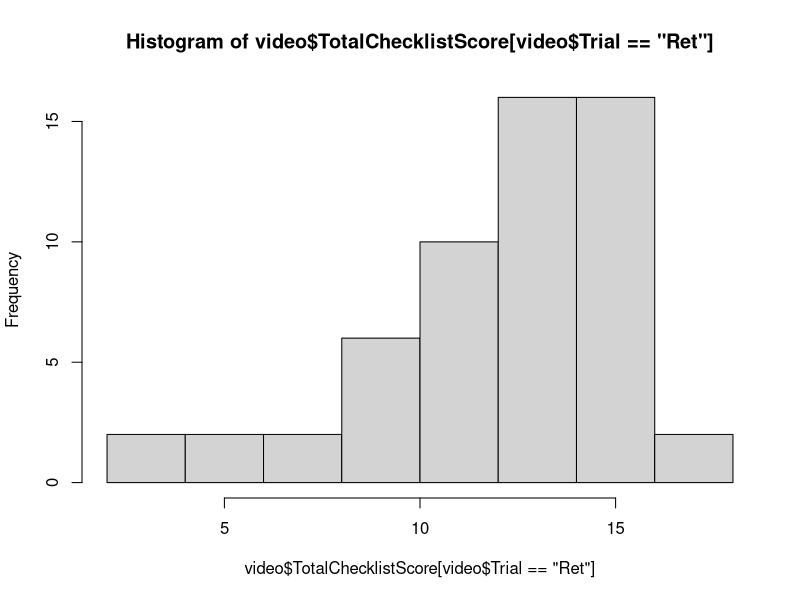
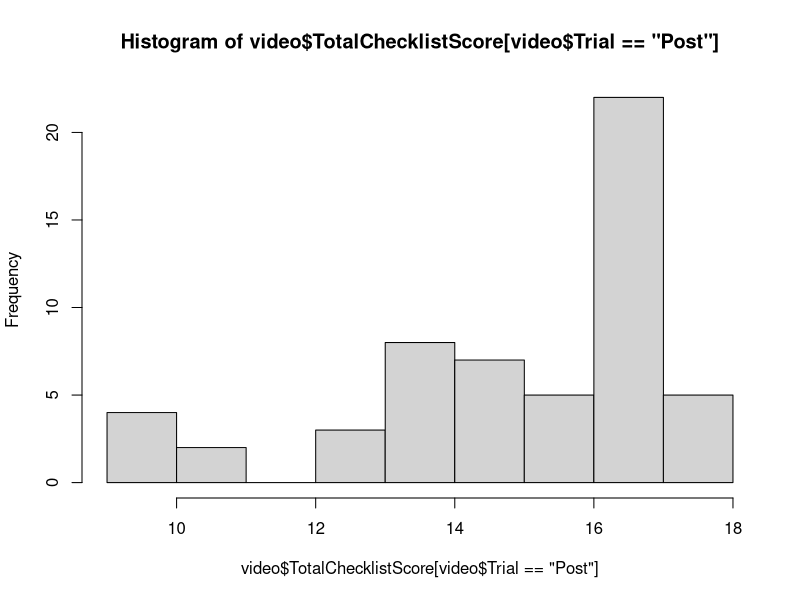
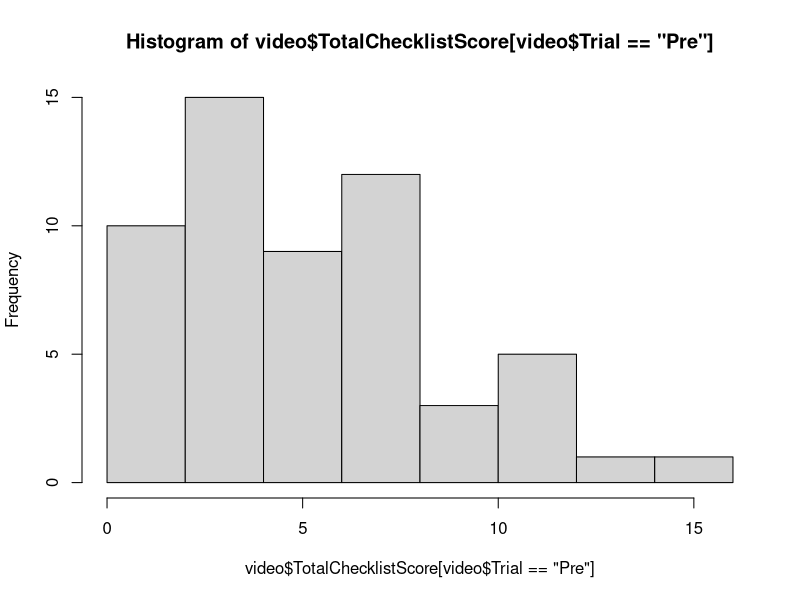
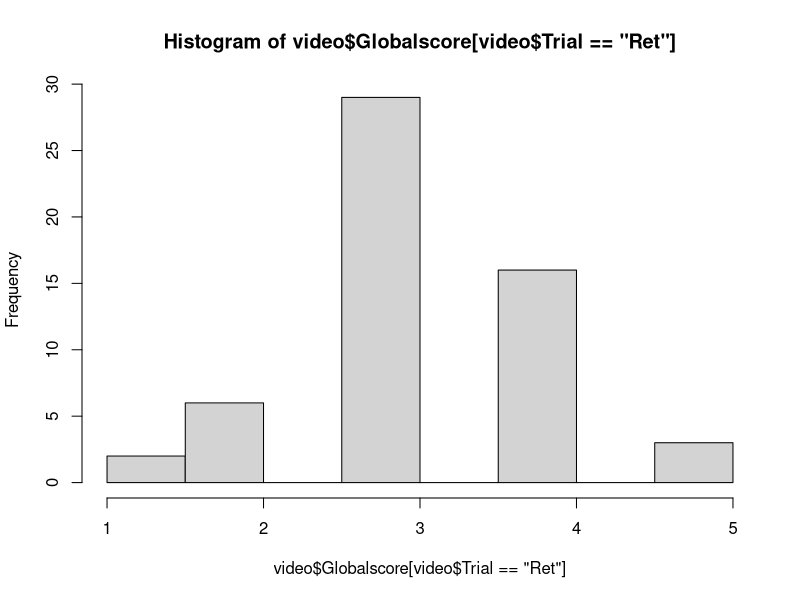
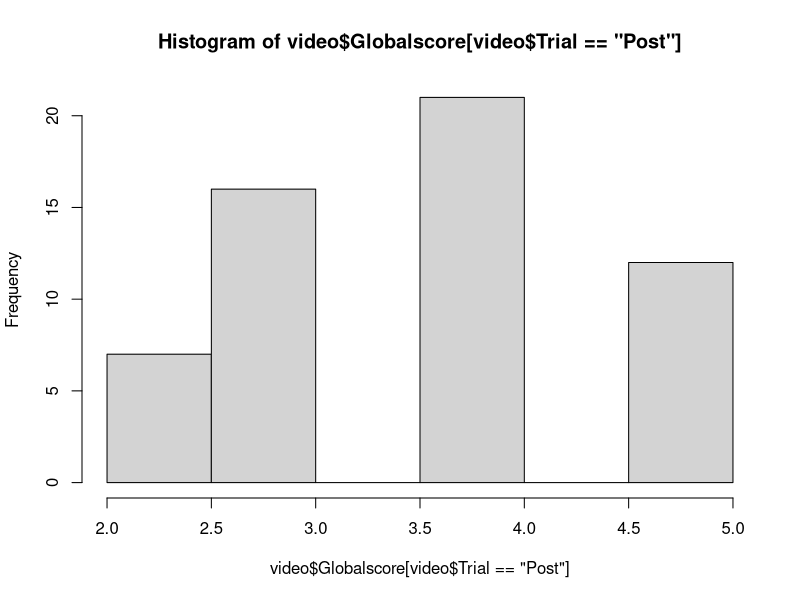
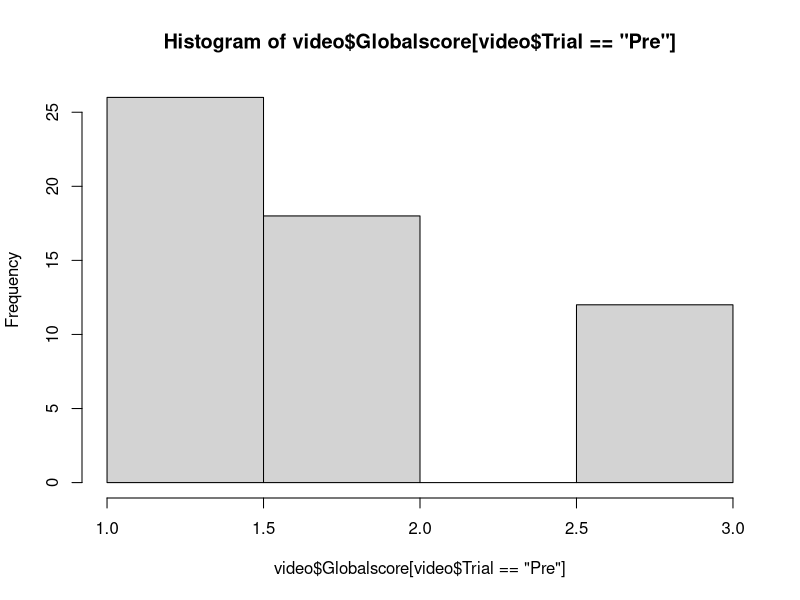

The R script that drew these images, in order: (Note: this script raises an error after producing the figures.)
setwd("C:\\Users\\KOU\\Documents\\GitHub\\Anesthesia-Resident-FAER-study")
demog <- read.table("DEMOG.txt", header=T, sep="\t")
video <- read.table("VIDEO.txt", header=T, sep="\t")
survey <- read.table("SURVEY.txt", header=T, sep="\t")

#data type transforms
	demog <- replace(apply(demog, 2, as.character), demog=="Y",1)
	demog <- replace(apply(demog, 2, as.character), demog=="N",0)
	demog <- replace(apply(demog, 2, as.character), demog=="M",1)
	demog <- replace(apply(demog, 2, as.character), demog=="F",0)
	demog <- data.frame(demog)
	survey <- replace(apply(survey , 2, as.character), survey =="SD",1)
	survey <- replace(apply(survey , 2, as.character), survey =="D",2)
	survey <- replace(apply(survey , 2, as.character), survey =="A",3)
	survey <- replace(apply(survey , 2, as.character), survey =="SA",4)
	survey <- data.frame(survey )

#Pseudo descriptive statistics; searching for differences in subpops
	aggregate(apply(demog, 2, as.numeric), by=list(demog$Group), mean)
	x <- aggregate(apply(demog[demog$Trial=="Pre",], 2, as.numeric), by=list(demog[demog$Trial=="Pre",]$Group), mean)
	x.1 <- data.frame(t(x))
	colnames(x.1) <- c("Control","Intervension")
	x.1 <- apply(x.1, 2, as.character)
	x.1 <- apply(x.1, 2, as.numeric)
	x.1 <- apply(x.1, 2, round, digits=2)
	rownames(x.1) <- colnames(x)
	aggregate(apply(video, 2, as.numeric), by=list(video$Group), mean)
	aggregate(apply(video, 2, as.numeric), by=list(video$Trial), mean)
	aggregate( TotalChecklistScore~Trial+Group, video, mean )
	aggregate( TotalChecklistScore~Reviewer+Trial, video, mean )

	aggregate(apply(survey , 2, as.numeric), by=list(survey$Group), mean)
	aggregate(apply(survey , 2, as.numeric), by=list(survey$Trial), mean)

#Histograms of score dist
	hist(video$TotalChecklistScore[video$Trial=="Ret"])
	hist(video$TotalChecklistScore[video$Trial=="Post"])
	hist(video$TotalChecklistScore[video$Trial=="Pre"])
	hist(video$Globalscore[video$Trial=="Ret"])
	hist(video$Globalscore[video$Trial=="Post"])
	hist(video$Globalscore[video$Trial=="Pre"])

#Scattermatrix bundles
	library(car)
	Ret <- video$TotalChecklistScore[video$Trial=="Ret" & video$Reviewer==1]
	Post <- video$TotalChecklistScore[video$Trial=="Post" & video$Reviewer==1]
	Pre <- video$TotalChecklistScore[video$Trial=="Pre" & video$Reviewer==1]
	a1 <- Post-Pre
	a2 <- Ret-Post
	a3 <- Ret-Pre
	c1 <- as.numeric(as.character(demog$PreviousPNBn[demog$Trial=="Pre"]))
	cc <- as.numeric(as.character(demog$PreviousUSLinesn[demog$Trial=="Pre"]))
	ccc <- as.numeric(as.character(demog$PreviousObsPNBn[demog$Trial=="Pre"]))
	d <- as.numeric(as.character(demog$TimeSpentinSimPrac.s.[demog$Trial=="Pre"]))
	e1 <- as.numeric(as.character(survey$PNBConfid[survey$Trial=="Pre"]))
	e2 <- as.numeric(as.character(survey$PNBConfid[survey$Trial=="Post"]))		
	e3 <- as.numeric(as.character(survey$PNBConfid[survey$Trial=="Ret"]))
	f <- as.numeric(as.character(demog$Age[demog$Trial=="Pre"]))
	x <- as.numeric(as.character(demog$Gender[demog$Trial=="Pre"]))
	y <- demog$Group[demog$Trial=="Pre"]
	scatterplotMatrix(~Pre+Post+Ret+e1+e2+e3+d|y, var.labels=c("Pre", "Post", "Ret", "Confid-Pre", "Confid-Post", "Confid-Ret", "Time Spent"))
	scatterplotMatrix(~a1+a2+a3+e1+e2+e3+d|y, var.labels=c("df(Post,Pre)", "df(Ret,Post)", "df(Ret,Pre)", "Confid-Pre", "Confid-Post", "Confid-Ret", "Time Spent"))
	scatterplotMatrix(~Pre+Post+Ret+c1+cc+ccc+d|y, var.labels=c("Pre", "Post", "Ret", "nPNBexp", "nUSLines", "nPNBObs", "Time Spent"))
	scatterplotMatrix(~a1+a2+a3+c1+cc+ccc+d|y, var.labels=c("df(Post,Pre)", "df(Ret,Post)", "df(Ret,Pre)", "nPNBexp", "nUSLines", "nPNBObs", "Time Spent"))

	#Model Selection (bidirectional) fit <- lm(Post~ c1+ cc + ccc + d + x + y )
		library(MASS)
		fit <- lm(Post~ c1+ cc + ccc  )
		step <- stepAIC(fit, direction="both")
		step$anova # display results
		summary(lm(Post~  d+x  ))


#T-tests between Intv and Cntl groups
	t.test(video$TotalChecklistScore[video$Trial=="Ret" & video$Group=="c"],
	video$TotalChecklistScore[video$Trial=="Ret" & video$Group=="i"],paired=TRUE)
	t.test(video$TotalChecklistScore[video$Trial=="Post" & video$Group=="c"],
	video$TotalChecklistScore[video$Trial=="Post" & video$Group=="i"],paired=TRUE)
	t.test(video$TotalChecklistScore[video$Trial=="Pre" & video$Group=="c"],
	video$TotalChecklistScore[video$Trial=="Pre" & video$Group=="i"],paired=TRUE)

#Barplot of Cntl/Intv.Pre/Post/Ret
	par(mfrow=c(1,2))
	dh <- video$Trial
	levels(dh) <- c(2,1,3)
	dh <- as.numeric(as.character(dh))
	ah <- video$Group
	boxplot(video$TotalChecklistScore~ah+dh, ylab="Checklist Score [0-18]", xaxt="n", col = "grey")
	axis(1, at=1:6, sapply(c("Pre", "Post", "Ret"), paste, c("Cntl","Intv"), sep=".")[1:6], cex.axis=0.8)
	boxplot(video$Globalscore~ah+dh, ylab="Global Score [1-5]", xaxt="n", col = "grey")
	axis(1, at=1:6, sapply(c("Pre", "Post", "Ret"), paste, c("Cntl","Intv"), sep=".")[1:6], cex.axis=0.8)

#Barplot of Confidence Cntl/Intv.Pre/Post/Ret
	par(mfrow=c(1,2))
	confid.tab <- aggregate( PNBConfid~Trial+Group, survey, table)
	barplot(t(confid.tab[c(2,5,1,4,3,6),3]), legend = 1:4, beside=TRUE, xlim=c(0,35))
	dh <- confid.tab[1:6,2]
	levels(dh) <- c("Cntl", "Intv")
	mylabels <- paste(unlist(confid.tab[1]), dh, sep=".")[c(2,5,1,4,3,6)]
	axis(1, labels=mylabels, at=seq(2.0, 30, by=5.2), tick=F, cex.axis=0.75)
	confid.tab <- aggregate( PNBConfid~Trial+Group, survey, table)
	barplot(t(confid.tab[c(2,5,1,4,3,6),3]), xlim=c(0,8.5), legend = 1:4, beside=F)
	axis(1, labels=mylabels, at=seq(0.75, 6.75, by=1.2), tick=F, cex.axis=0.75)

#Video score items over test period [1-18]
	items <- aggregate(.~Trial, video, sum )[c(2,1,3),]
	plot(rep(c(1,2,3),18),unlist(items[,6:23])/56, xlim=c(1,4.5), xaxt="n", ylab="%Correct", xlab="")
	axis(1, at=1:3, c("Pre", "Post", "Ret"))
	apply(items[,6:23]/56,2, lines, x=c(1,2,3))
	mytextPos <- items[3,6:23][order(items[3,6:23], decreasing=T)]
	plainNames <- sub("^X\\d+\\.", "", colnames(mytextPos))
	text(c(rep(3.1,4), 3.6, 4.15, 3.1, 3.6, 4.15, 3.1, 3.6, 4.15,  3.1, 3.1, 3.6, 3.1, 3.1, 3.1),mytextPos/56, plainNames, pos=4, cex=0.9)

#Individual Subject Travel Plot
	pre.sc <- video$TotalChecklistScore[video$Trial=="Pre" & video$Reviewer==2]
	post.sc <- video$TotalChecklistScore[video$Trial=="Post" & video$Reviewer==2]
	ret.sc <- video$TotalChecklistScore[video$Trial=="Ret" & video$Reviewer==2]
	my.groupi <- video$Group[seq(1,length(video$Group), by=6)]=="i"
	my.groupo <- !(my.groupi)
	rbind(pre.sc, post.sc, ret.sc)
	par(mfrow=c(1,2))
	plot(rep(1:3,1, each=28), c(pre.sc, post.sc, ret.sc))
	points(rbind(pre.sc[my.groupi], post.sc[my.groupi], ret.sc[my.groupi]), x=rep(1:3,14), col="red")
	points(rbind(pre.sc[my.groupo], post.sc[my.groupo], ret.sc[my.groupo]), x=rep(1:3,14), col="blue")
	apply(rbind(pre.sc[my.groupi], post.sc[my.groupi], ret.sc[my.groupi]),2, lines, x=c(1,2,3), col="red")
	apply(rbind(pre.sc[my.groupo], post.sc[my.groupo], ret.sc[my.groupo]),2, lines, x=c(1,2,3), col="blue")
	list1 <- c(pre.sc[my.groupi], post.sc[my.groupi], ret.sc[my.groupi])
	list2 <- c(pre.sc[my.groupo], post.sc[my.groupo], ret.sc[my.groupo])
	ft <- c(pre.sc[my.groupi]%in%pre.sc[my.groupo],
	post.sc[my.groupi]%in%post.sc[my.groupo],
	ret.sc[my.groupi]%in%ret.sc[my.groupo])
	points(c(pre.sc[my.groupi], post.sc[my.groupi], ret.sc[my.groupi])[ft], x=rep(1:3,1, each=14)[ft], col="purple", pch=16)

#ICC between rater1 and rater2
	library(psych)
	#Total score
	data.ICC <- cbind(subset(video["TotalChecklistScore"], video$Reviewer==1),subset(video["TotalChecklistScore"], video$Reviewer==2))
	colnames(data.ICC) <- c("Rater1", "Rater2")
	ICC(data.ICC)
	#Global score
	data.ICC <- cbind(subset(video["Globalscore"], video$Reviewer==1),subset(video["Globalscore"], video$Reviewer==2))
	colnames(data.ICC) <- c("Rater1", "Rater2")
	ICC(data.ICC)
	#Pre
	data.ICC <- cbind(subset(video["TotalChecklistScore"], video$Reviewer==1 & video$Trial=="Pre"),subset(video["TotalChecklistScore"], video$Reviewer==2  & video$Trial=="Pre"))
	colnames(data.ICC) <- c("Rater1", "Rater2")
	ICC(data.ICC)
	#Post
	data.ICC <- cbind(subset(video["TotalChecklistScore"], video$Reviewer==1 & video$Trial=="Post"),subset(video["TotalChecklistScore"], video$Reviewer==2  & video$Trial=="Post"))
	colnames(data.ICC) <- c("Rater1", "Rater2")
	ICC(data.ICC)
	#Ret
	data.ICC <- cbind(subset(video["TotalChecklistScore"], video$Reviewer==1 & video$Trial=="Ret"),subset(video["TotalChecklistScore"], video$Reviewer==2  & video$Trial=="Ret"))
	colnames(data.ICC) <- c("Rater1", "Rater2")
	ICC(data.ICC)

